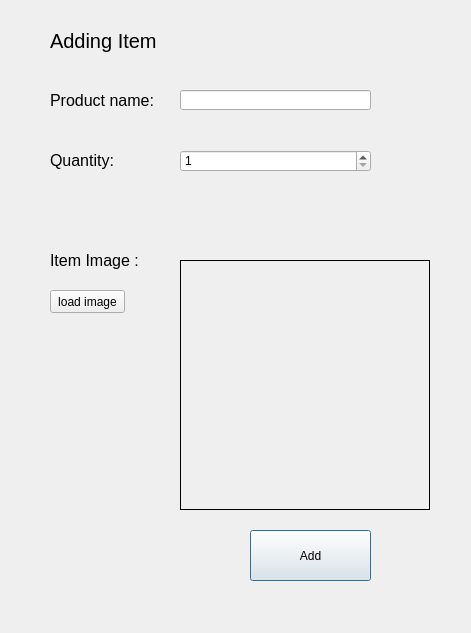
<?xml version="1.0" encoding="UTF-8"?>
<ui version="4.0">
 <class>additemDialog</class>
 <widget class="QDialog" name="additemDialog">
  <property name="geometry">
   <rect>
    <x>0</x>
    <y>0</y>
    <width>471</width>
    <height>633</height>
   </rect>
  </property>
  <property name="windowTitle">
   <string>Add item</string>
  </property>
  <widget class="QLabel" name="label">
   <property name="geometry">
    <rect>
     <x>50</x>
     <y>90</y>
     <width>111</width>
     <height>21</height>
    </rect>
   </property>
   <property name="font">
    <font>
     <pointsize>12</pointsize>
    </font>
   </property>
   <property name="text">
    <string>Product name: </string>
   </property>
  </widget>
  <widget class="QLineEdit" name="txtproductname">
   <property name="geometry">
    <rect>
     <x>180</x>
     <y>90</y>
     <width>191</width>
     <height>20</height>
    </rect>
   </property>
  </widget>
  <widget class="QPushButton" name="btnconfirmadd">
   <property name="geometry">
    <rect>
     <x>250</x>
     <y>530</y>
     <width>121</width>
     <height>51</height>
    </rect>
   </property>
   <property name="text">
    <string>Add</string>
   </property>
  </widget>
  <widget class="QLabel" name="label_2">
   <property name="geometry">
    <rect>
     <x>50</x>
     <y>150</y>
     <width>111</width>
     <height>21</height>
    </rect>
   </property>
   <property name="font">
    <font>
     <pointsize>12</pointsize>
    </font>
   </property>
   <property name="text">
    <string>Quantity: </string>
   </property>
  </widget>
  <widget class="QPushButton" name="btnloadimage">
   <property name="geometry">
    <rect>
     <x>50</x>
     <y>290</y>
     <width>75</width>
     <height>23</height>
    </rect>
   </property>
   <property name="text">
    <string>load image</string>
   </property>
  </widget>
  <widget class="QSpinBox" name="sbquantity">
   <property name="geometry">
    <rect>
     <x>180</x>
     <y>150</y>
     <width>191</width>
     <height>22</height>
    </rect>
   </property>
   <property name="minimum">
    <number>1</number>
   </property>
   <property name="maximum">
    <number>1000</number>
   </property>
  </widget>
  <widget class="QLabel" name="lblimage">
   <property name="geometry">
    <rect>
     <x>180</x>
     <y>260</y>
     <width>250</width>
     <height>250</height>
    </rect>
   </property>
   <property name="frameShape">
    <enum>QFrame::Panel</enum>
   </property>
   <property name="text">
    <string/>
   </property>
  </widget>
  <widget class="QLabel" name="label_3">
   <property name="geometry">
    <rect>
     <x>50</x>
     <y>250</y>
     <width>111</width>
     <height>21</height>
    </rect>
   </property>
   <property name="font">
    <font>
     <pointsize>12</pointsize>
    </font>
   </property>
   <property name="text">
    <string>Item Image : </string>
   </property>
  </widget>
  <widget class="QLabel" name="label_4">
   <property name="geometry">
    <rect>
     <x>50</x>
     <y>20</y>
     <width>181</width>
     <height>41</height>
    </rect>
   </property>
   <property name="font">
    <font>
     <pointsize>15</pointsize>
    </font>
   </property>
   <property name="text">
    <string>Adding Item</string>
   </property>
  </widget>
 </widget>
 <resources/>
 <connections/>
</ui>
